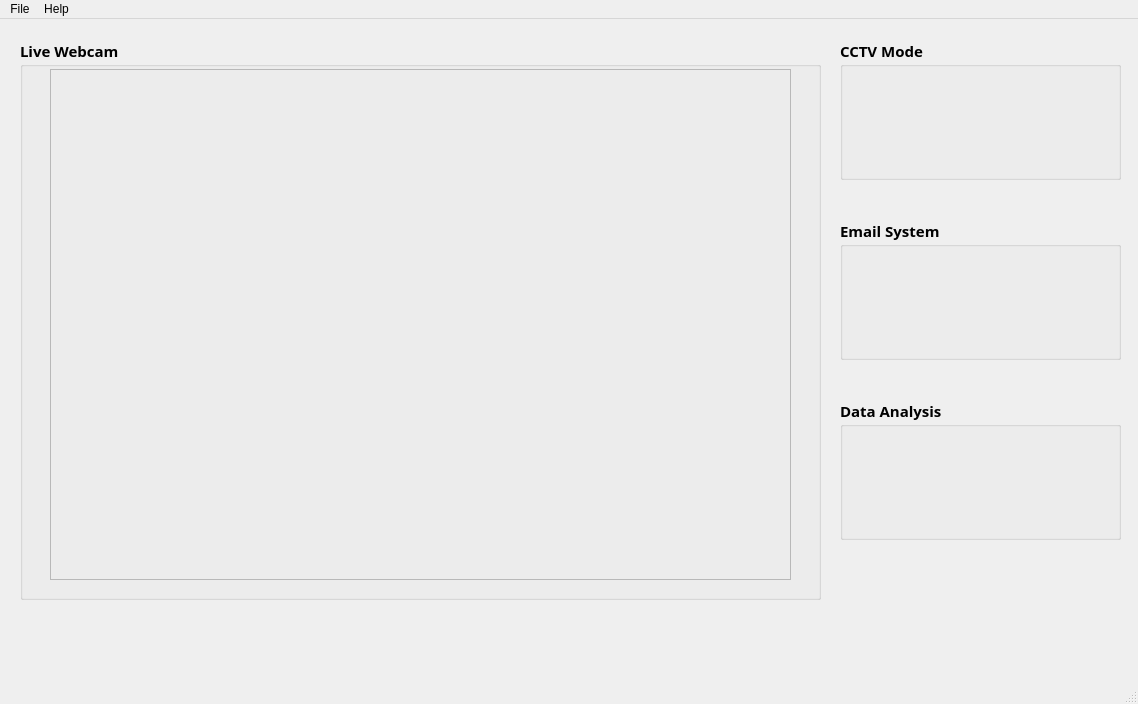
<?xml version="1.0" encoding="UTF-8"?>
<ui version="4.0">
 <class>MainWindow</class>
 <widget class="QMainWindow" name="MainWindow">
  <property name="geometry">
   <rect>
    <x>0</x>
    <y>0</y>
    <width>1138</width>
    <height>704</height>
   </rect>
  </property>
  <property name="windowTitle">
   <string>위험비행물 탐지시스템</string>
  </property>
  <property name="windowIcon">
   <iconset>
    <normaloff>pics/airplane.png</normaloff>pics/airplane.png</iconset>
  </property>
  <widget class="QWidget" name="centralwidget">
   <widget class="QGroupBox" name="box_cctv">
    <property name="enabled">
     <bool>true</bool>
    </property>
    <property name="geometry">
     <rect>
      <x>840</x>
      <y>20</y>
      <width>281</width>
      <height>141</height>
     </rect>
    </property>
    <property name="palette">
     <palette>
      <active>
       <colorrole role="Button">
        <brush brushstyle="SolidPattern">
         <color alpha="255">
          <red>244</red>
          <green>177</green>
          <blue>131</blue>
         </color>
        </brush>
       </colorrole>
       <colorrole role="Midlight">
        <brush brushstyle="SolidPattern">
         <color alpha="255">
          <red>244</red>
          <green>177</green>
          <blue>131</blue>
         </color>
        </brush>
       </colorrole>
       <colorrole role="Base">
        <brush brushstyle="SolidPattern">
         <color alpha="255">
          <red>255</red>
          <green>255</green>
          <blue>255</blue>
         </color>
        </brush>
       </colorrole>
       <colorrole role="Window">
        <brush brushstyle="SolidPattern">
         <color alpha="255">
          <red>244</red>
          <green>177</green>
          <blue>131</blue>
         </color>
        </brush>
       </colorrole>
      </active>
      <inactive>
       <colorrole role="Button">
        <brush brushstyle="SolidPattern">
         <color alpha="255">
          <red>244</red>
          <green>177</green>
          <blue>131</blue>
         </color>
        </brush>
       </colorrole>
       <colorrole role="Midlight">
        <brush brushstyle="SolidPattern">
         <color alpha="255">
          <red>244</red>
          <green>177</green>
          <blue>131</blue>
         </color>
        </brush>
       </colorrole>
       <colorrole role="Base">
        <brush brushstyle="SolidPattern">
         <color alpha="255">
          <red>255</red>
          <green>255</green>
          <blue>255</blue>
         </color>
        </brush>
       </colorrole>
       <colorrole role="Window">
        <brush brushstyle="SolidPattern">
         <color alpha="255">
          <red>244</red>
          <green>177</green>
          <blue>131</blue>
         </color>
        </brush>
       </colorrole>
      </inactive>
      <disabled>
       <colorrole role="Button">
        <brush brushstyle="SolidPattern">
         <color alpha="255">
          <red>244</red>
          <green>177</green>
          <blue>131</blue>
         </color>
        </brush>
       </colorrole>
       <colorrole role="Midlight">
        <brush brushstyle="SolidPattern">
         <color alpha="255">
          <red>244</red>
          <green>177</green>
          <blue>131</blue>
         </color>
        </brush>
       </colorrole>
       <colorrole role="Base">
        <brush brushstyle="SolidPattern">
         <color alpha="255">
          <red>244</red>
          <green>177</green>
          <blue>131</blue>
         </color>
        </brush>
       </colorrole>
       <colorrole role="Window">
        <brush brushstyle="SolidPattern">
         <color alpha="255">
          <red>244</red>
          <green>177</green>
          <blue>131</blue>
         </color>
        </brush>
       </colorrole>
      </disabled>
     </palette>
    </property>
    <property name="font">
     <font>
      <family>한국기계연구원_Bold</family>
      <pointsize>11</pointsize>
      <weight>75</weight>
      <bold>true</bold>
     </font>
    </property>
    <property name="cursor">
     <cursorShape>ArrowCursor</cursorShape>
    </property>
    <property name="acceptDrops">
     <bool>false</bool>
    </property>
    <property name="toolTipDuration">
     <number>-1</number>
    </property>
    <property name="autoFillBackground">
     <bool>false</bool>
    </property>
    <property name="title">
     <string>CCTV Mode</string>
    </property>
    <property name="flat">
     <bool>false</bool>
    </property>
    <property name="checkable">
     <bool>false</bool>
    </property>
    <widget class="QWidget" name="horizontalLayoutWidget">
     <property name="geometry">
      <rect>
       <x>10</x>
       <y>29</y>
       <width>261</width>
       <height>101</height>
      </rect>
     </property>
     <layout class="QHBoxLayout" name="horizontalLayout_cctv">
      <property name="spacing">
       <number>0</number>
      </property>
      <property name="sizeConstraint">
       <enum>QLayout::SetNoConstraint</enum>
      </property>
      <item>
       <spacer name="horizontalSpacer_4">
        <property name="orientation">
         <enum>Qt::Horizontal</enum>
        </property>
        <property name="sizeHint" stdset="0">
         <size>
          <width>40</width>
          <height>20</height>
         </size>
        </property>
       </spacer>
      </item>
      <item>
       <widget class="QPushButton" name="pushButton_cctv_on">
        <property name="palette">
         <palette>
          <active>
           <colorrole role="Button">
            <brush brushstyle="SolidPattern">
             <color alpha="255">
              <red>255</red>
              <green>255</green>
              <blue>255</blue>
             </color>
            </brush>
           </colorrole>
          </active>
          <inactive>
           <colorrole role="Button">
            <brush brushstyle="SolidPattern">
             <color alpha="255">
              <red>255</red>
              <green>255</green>
              <blue>255</blue>
             </color>
            </brush>
           </colorrole>
          </inactive>
          <disabled>
           <colorrole role="Button">
            <brush brushstyle="SolidPattern">
             <color alpha="255">
              <red>255</red>
              <green>255</green>
              <blue>255</blue>
             </color>
            </brush>
           </colorrole>
          </disabled>
         </palette>
        </property>
        <property name="font">
         <font>
          <family>Yu Gothic UI Semilight</family>
          <pointsize>9</pointsize>
          <weight>50</weight>
          <bold>false</bold>
         </font>
        </property>
        <property name="mouseTracking">
         <bool>false</bool>
        </property>
        <property name="text">
         <string/>
        </property>
        <property name="icon">
         <iconset>
          <normaloff>pics/on.png</normaloff>pics/on.png</iconset>
        </property>
        <property name="iconSize">
         <size>
          <width>70</width>
          <height>70</height>
         </size>
        </property>
        <property name="autoRepeatDelay">
         <number>300</number>
        </property>
        <property name="autoDefault">
         <bool>false</bool>
        </property>
        <property name="default">
         <bool>false</bool>
        </property>
        <property name="flat">
         <bool>true</bool>
        </property>
       </widget>
      </item>
      <item>
       <spacer name="horizontalSpacer_3">
        <property name="orientation">
         <enum>Qt::Horizontal</enum>
        </property>
        <property name="sizeHint" stdset="0">
         <size>
          <width>40</width>
          <height>20</height>
         </size>
        </property>
       </spacer>
      </item>
      <item>
       <widget class="QPushButton" name="pushButton_cctv_off">
        <property name="palette">
         <palette>
          <active>
           <colorrole role="Button">
            <brush brushstyle="SolidPattern">
             <color alpha="255">
              <red>255</red>
              <green>255</green>
              <blue>255</blue>
             </color>
            </brush>
           </colorrole>
          </active>
          <inactive>
           <colorrole role="Button">
            <brush brushstyle="SolidPattern">
             <color alpha="255">
              <red>255</red>
              <green>255</green>
              <blue>255</blue>
             </color>
            </brush>
           </colorrole>
          </inactive>
          <disabled>
           <colorrole role="Button">
            <brush brushstyle="SolidPattern">
             <color alpha="255">
              <red>255</red>
              <green>255</green>
              <blue>255</blue>
             </color>
            </brush>
           </colorrole>
          </disabled>
         </palette>
        </property>
        <property name="font">
         <font>
          <family>Yu Gothic UI Semilight</family>
          <pointsize>9</pointsize>
          <weight>50</weight>
          <bold>false</bold>
         </font>
        </property>
        <property name="text">
         <string/>
        </property>
        <property name="icon">
         <iconset>
          <normaloff>pics/off.png</normaloff>pics/off.png</iconset>
        </property>
        <property name="iconSize">
         <size>
          <width>70</width>
          <height>70</height>
         </size>
        </property>
        <property name="flat">
         <bool>true</bool>
        </property>
       </widget>
      </item>
      <item>
       <spacer name="horizontalSpacer_8">
        <property name="orientation">
         <enum>Qt::Horizontal</enum>
        </property>
        <property name="sizeHint" stdset="0">
         <size>
          <width>40</width>
          <height>20</height>
         </size>
        </property>
       </spacer>
      </item>
     </layout>
    </widget>
   </widget>
   <widget class="QGroupBox" name="box_webcam">
    <property name="geometry">
     <rect>
      <x>20</x>
      <y>20</y>
      <width>801</width>
      <height>561</height>
     </rect>
    </property>
    <property name="font">
     <font>
      <family>한국기계연구원_Bold</family>
      <pointsize>11</pointsize>
      <weight>75</weight>
      <bold>true</bold>
     </font>
    </property>
    <property name="title">
     <string>Live Webcam</string>
    </property>
    <property name="flat">
     <bool>false</bool>
    </property>
    <widget class="QFrame" name="frame_webcam">
     <property name="geometry">
      <rect>
       <x>30</x>
       <y>30</y>
       <width>741</width>
       <height>511</height>
      </rect>
     </property>
     <property name="frameShape">
      <enum>QFrame::StyledPanel</enum>
     </property>
     <property name="frameShadow">
      <enum>QFrame::Raised</enum>
     </property>
    </widget>
   </widget>
   <widget class="QGroupBox" name="box_email">
    <property name="geometry">
     <rect>
      <x>840</x>
      <y>200</y>
      <width>281</width>
      <height>141</height>
     </rect>
    </property>
    <property name="font">
     <font>
      <family>한국기계연구원_Bold</family>
      <pointsize>11</pointsize>
      <weight>75</weight>
      <bold>true</bold>
     </font>
    </property>
    <property name="autoFillBackground">
     <bool>false</bool>
    </property>
    <property name="title">
     <string>Email System</string>
    </property>
    <widget class="QWidget" name="horizontalLayoutWidget_3">
     <property name="geometry">
      <rect>
       <x>10</x>
       <y>30</y>
       <width>261</width>
       <height>101</height>
      </rect>
     </property>
     <layout class="QHBoxLayout" name="horizontalLayout_email">
      <item>
       <spacer name="horizontalSpacer">
        <property name="orientation">
         <enum>Qt::Horizontal</enum>
        </property>
        <property name="sizeHint" stdset="0">
         <size>
          <width>40</width>
          <height>20</height>
         </size>
        </property>
       </spacer>
      </item>
      <item>
       <widget class="QPushButton" name="pushButton_email">
        <property name="font">
         <font>
          <family>Yu Gothic UI Semilight</family>
          <pointsize>9</pointsize>
          <weight>50</weight>
          <bold>false</bold>
         </font>
        </property>
        <property name="text">
         <string/>
        </property>
        <property name="icon">
         <iconset>
          <normaloff>pics/mail_start_1.png</normaloff>pics/mail_start_1.png</iconset>
        </property>
        <property name="iconSize">
         <size>
          <width>120</width>
          <height>60</height>
         </size>
        </property>
        <property name="flat">
         <bool>true</bool>
        </property>
       </widget>
      </item>
      <item>
       <spacer name="horizontalSpacer_2">
        <property name="orientation">
         <enum>Qt::Horizontal</enum>
        </property>
        <property name="sizeHint" stdset="0">
         <size>
          <width>40</width>
          <height>20</height>
         </size>
        </property>
       </spacer>
      </item>
     </layout>
    </widget>
   </widget>
   <widget class="QGroupBox" name="box_data">
    <property name="geometry">
     <rect>
      <x>840</x>
      <y>380</y>
      <width>281</width>
      <height>141</height>
     </rect>
    </property>
    <property name="font">
     <font>
      <family>한국기계연구원_Bold</family>
      <pointsize>11</pointsize>
      <weight>75</weight>
      <bold>true</bold>
     </font>
    </property>
    <property name="title">
     <string>Data Analysis</string>
    </property>
    <property name="checkable">
     <bool>false</bool>
    </property>
    <widget class="QWidget" name="horizontalLayoutWidget_5">
     <property name="geometry">
      <rect>
       <x>10</x>
       <y>30</y>
       <width>261</width>
       <height>101</height>
      </rect>
     </property>
     <layout class="QHBoxLayout" name="horizontalLayout_data">
      <item>
       <spacer name="horizontalSpacer_6">
        <property name="orientation">
         <enum>Qt::Horizontal</enum>
        </property>
        <property name="sizeHint" stdset="0">
         <size>
          <width>40</width>
          <height>20</height>
         </size>
        </property>
       </spacer>
      </item>
      <item>
       <widget class="QPushButton" name="pushButton_data">
        <property name="enabled">
         <bool>true</bool>
        </property>
        <property name="font">
         <font>
          <family>Yu Gothic UI Semilight</family>
          <pointsize>9</pointsize>
          <weight>50</weight>
          <bold>false</bold>
         </font>
        </property>
        <property name="text">
         <string/>
        </property>
        <property name="icon">
         <iconset>
          <normaloff>pics/powerbi.png</normaloff>pics/powerbi.png</iconset>
        </property>
        <property name="iconSize">
         <size>
          <width>120</width>
          <height>80</height>
         </size>
        </property>
        <property name="checkable">
         <bool>false</bool>
        </property>
        <property name="autoRepeat">
         <bool>false</bool>
        </property>
        <property name="autoDefault">
         <bool>false</bool>
        </property>
        <property name="flat">
         <bool>true</bool>
        </property>
       </widget>
      </item>
      <item>
       <spacer name="horizontalSpacer_5">
        <property name="orientation">
         <enum>Qt::Horizontal</enum>
        </property>
        <property name="sizeHint" stdset="0">
         <size>
          <width>40</width>
          <height>20</height>
         </size>
        </property>
       </spacer>
      </item>
     </layout>
    </widget>
   </widget>
   <widget class="QWidget" name="horizontalLayoutWidget_2">
    <property name="geometry">
     <rect>
      <x>840</x>
      <y>530</y>
      <width>281</width>
      <height>61</height>
     </rect>
    </property>
    <layout class="QHBoxLayout" name="horizontalLayout">
     <item>
      <spacer name="horizontalSpacer_7">
       <property name="orientation">
        <enum>Qt::Horizontal</enum>
       </property>
       <property name="sizeHint" stdset="0">
        <size>
         <width>40</width>
         <height>20</height>
        </size>
       </property>
      </spacer>
     </item>
     <item>
      <widget class="QPushButton" name="pushButton_exit">
       <property name="font">
        <font>
         <family>Yu Gothic UI Semilight</family>
         <weight>50</weight>
         <bold>false</bold>
        </font>
       </property>
       <property name="text">
        <string/>
       </property>
       <property name="icon">
        <iconset>
         <normaloff>pics/exit_1.png</normaloff>pics/exit_1.png</iconset>
       </property>
       <property name="iconSize">
        <size>
         <width>120</width>
         <height>50</height>
        </size>
       </property>
       <property name="flat">
        <bool>true</bool>
       </property>
      </widget>
     </item>
    </layout>
   </widget>
  </widget>
  <widget class="QStatusBar" name="statusbar"/>
  <widget class="QMenuBar" name="menubar">
   <property name="geometry">
    <rect>
     <x>0</x>
     <y>0</y>
     <width>1138</width>
     <height>26</height>
    </rect>
   </property>
   <widget class="QMenu" name="menuFile">
    <property name="title">
     <string>File</string>
    </property>
    <addaction name="actionOpen"/>
    <addaction name="actionSave"/>
    <addaction name="actionPrint"/>
    <addaction name="actionExit"/>
   </widget>
   <widget class="QMenu" name="menuHelp">
    <property name="title">
     <string>Help</string>
    </property>
   </widget>
   <addaction name="menuFile"/>
   <addaction name="menuHelp"/>
  </widget>
  <action name="actionExit">
   <property name="checkable">
    <bool>false</bool>
   </property>
   <property name="icon">
    <iconset>
     <normaloff>../../../../.designer/backup/pics/exit.png</normaloff>../../../../.designer/backup/pics/exit.png</iconset>
   </property>
   <property name="text">
    <string>Exit</string>
   </property>
   <property name="shortcut">
    <string>Ctrl+Q</string>
   </property>
  </action>
  <action name="actionOpen">
   <property name="icon">
    <iconset>
     <normaloff>../../../../.designer/backup/pics/edit.png</normaloff>../../../../.designer/backup/pics/edit.png</iconset>
   </property>
   <property name="text">
    <string>Open</string>
   </property>
   <property name="shortcut">
    <string>Ctrl+O</string>
   </property>
  </action>
  <action name="actionSave">
   <property name="icon">
    <iconset>
     <normaloff>../../../../.designer/backup/pics/save.png</normaloff>../../../../.designer/backup/pics/save.png</iconset>
   </property>
   <property name="text">
    <string>Save</string>
   </property>
   <property name="shortcut">
    <string>Ctrl+S</string>
   </property>
  </action>
  <action name="actionPrint">
   <property name="text">
    <string>Print</string>
   </property>
   <property name="shortcut">
    <string>Ctrl+P</string>
   </property>
  </action>
 </widget>
 <tabstops>
  <tabstop>pushButton_cctv_off</tabstop>
 </tabstops>
 <resources/>
 <connections>
  <connection>
   <sender>menubar</sender>
   <signal>triggered(QAction*)</signal>
   <receiver>MainWindow</receiver>
   <slot>close()</slot>
   <hints>
    <hint type="sourcelabel">
     <x>19</x>
     <y>15</y>
    </hint>
    <hint type="destinationlabel">
     <x>919</x>
     <y>0</y>
    </hint>
   </hints>
  </connection>
  <connection>
   <sender>pushButton_email</sender>
   <signal>clicked()</signal>
   <receiver>MainWindow</receiver>
   <slot>email_clicked()</slot>
   <hints>
    <hint type="sourcelabel">
     <x>182</x>
     <y>298</y>
    </hint>
    <hint type="destinationlabel">
     <x>283</x>
     <y>580</y>
    </hint>
   </hints>
  </connection>
  <connection>
   <sender>pushButton_data</sender>
   <signal>clicked()</signal>
   <receiver>MainWindow</receiver>
   <slot>bi_clicked()</slot>
   <hints>
    <hint type="sourcelabel">
     <x>155</x>
     <y>514</y>
    </hint>
    <hint type="destinationlabel">
     <x>224</x>
     <y>585</y>
    </hint>
   </hints>
  </connection>
  <connection>
   <sender>pushButton_exit</sender>
   <signal>clicked()</signal>
   <receiver>MainWindow</receiver>
   <slot>close()</slot>
   <hints>
    <hint type="sourcelabel">
     <x>1028</x>
     <y>568</y>
    </hint>
    <hint type="destinationlabel">
     <x>763</x>
     <y>0</y>
    </hint>
   </hints>
  </connection>
 </connections>
 <slots>
  <slot>email_clicked()</slot>
  <slot>bi_clicked()</slot>
 </slots>
</ui>
